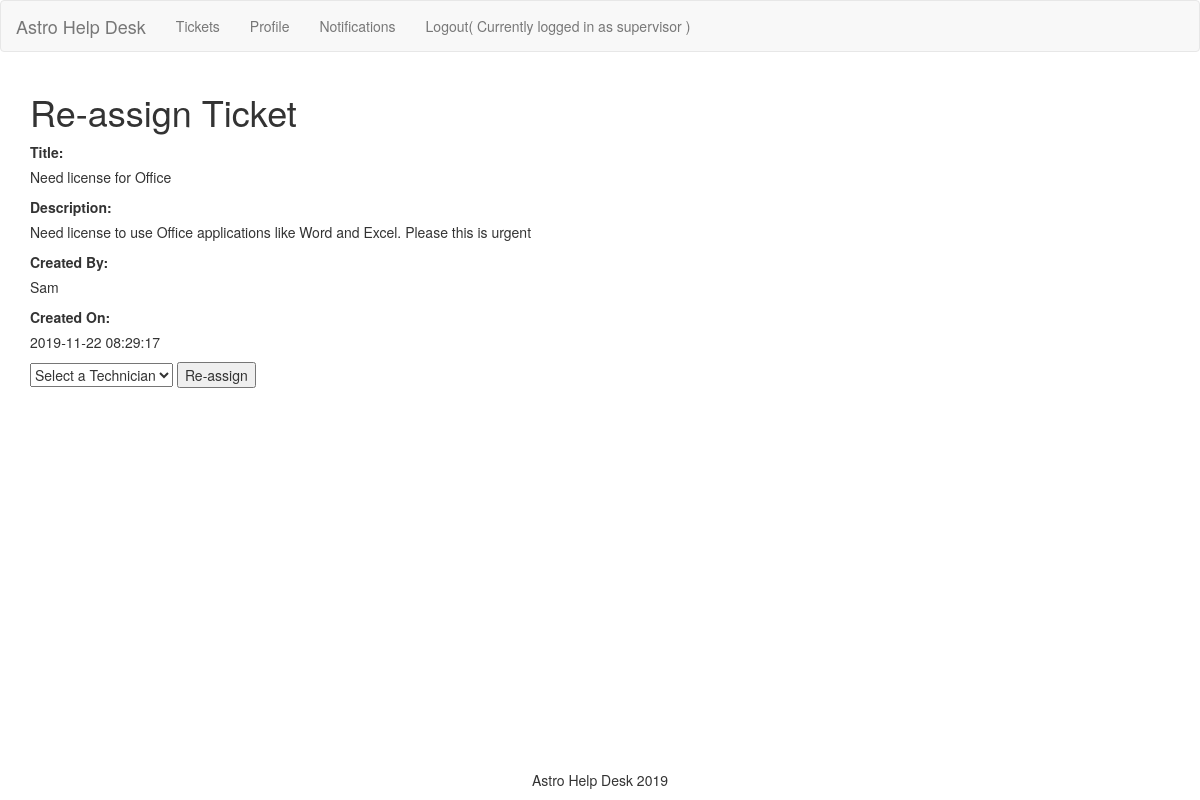
Screenshot of /Ticket/reassignTicket/8 (signed in) with the database file from the repository.
### tables this page shows
CREATE TABLE `ticket` (
  `ticket_id` int(11) NOT NULL,
  `title` varchar(50) NOT NULL,
  `description` varchar(500) NOT NULL,
  `created_by` int(11) NOT NULL,
  `created_on` datetime NOT NULL,
  `ticket_status` varchar(50) NOT NULL,
  `urgency` varchar(50) DEFAULT NULL,
  `priority` varchar(50) DEFAULT NULL,
  `closed_on` datetime DEFAULT NULL,
  `assigned_to` int(11) DEFAULT NULL
);

CREATE TABLE `user` (
  `user_id` int(11) NOT NULL,
  `username` varchar(50) NOT NULL,
  `password` varchar(300) NOT NULL,
  `name` varchar(100) NOT NULL,
  `email` varchar(100) NOT NULL,
  `phone_number` varchar(100) NOT NULL,
  `address` varchar(300) NOT NULL,
  `job_type` varchar(100) NOT NULL,
  `user_type` varchar(50) NOT NULL,
  `status` varchar(50) NOT NULL
);

### app/core/App.php (called while the page is built, shortened)
<?php
class App
{
	protected $method = 'login';
	public function __construct(){
		$url = $this->parseURL();
		unset($url[0]);
		$this->controller = new $this->controller();
		if(isset($url[1])){
			if(method_exists($this->controller, $url[1])){
				$this->method = $url[1];
			}
			unset($url[1]);
		}
		$this->params = $url ? array_values($url) : [];
		call_user_func_array([$this->controller, $this->method], $this->params);
	}
	public function parseUrl(){
		if(isset($_GET['url'])){
			return explode('/', filter_var(rtrim($_GET['url'], '/'), FILTER_SANITIZE_URL));
		}
	}
}
?>

### index.php (called while the page is built, shortened)
<?php
$app = new App();
?>

### app/models/ticket.php (called while the page is built, shortened)
<?php
class Ticket extends Model{
    public function find($ticket_id){
        $stmt = self::$_connection->prepare("SELECT  * FROM Ticket  JOIN User ON Ticket.created_by = User.user_id WHERE ticket_id = :ticket_id");
        $stmt->execute(['ticket_id'=>$ticket_id]);
        $stmt->setFetchMode(PDO::FETCH_CLASS, 'Ticket');
        return $stmt->fetch();
    }
}
?>

### app/core/Model.php (called while the page is built, shortened)
<?php
class Model{
	public function __construct()
    {
        $server = 'localhost';
        $DBName = 'help_desk';
        $user = 'root';
        $pass = '';
    }
}
?>

### app/views/Ticket/reassign.php (the view, shortened to what this page needs)
<html>
<head>
	<link rel="stylesheet" type="text/css" href="/css/bootstrap.css" />
</head>
<body>
<div class="container">
	<h1>Re-assign Ticket</h1>
		<label>Title:</label>
		<p type ="text" readonly class="form-control-plaintext" name='title' ><?php echo $model['theTicket']->title; ?>  </p>
		<label>Description:</label>
		<p type ="text" readonly class="form-control-plaintext" name='title' ><?php echo $model['theTicket']->description; ?>  </p>
		<label>Created By:</label>
		<p type ="text" readonly class="form-control-plaintext" name='title' ><?php echo $model['theTicket']->name; ?>  </p>
		<label>Created On:</label>
		<p type ="text" readonly class="form-control-plaintext" name='title' ><?php echo $model['theTicket']->created_on; ?>  </p>
<form method='post'>
	<select name='techList'>
		<option value=""  selected="selected">Select a Technician</option>
	</select>
	<input type='submit' name='action' value='Re-assign' /> <br>
</form>
</div>
</body>
</html>

### rows the page displays
ticket: title "Need license for Office", description "Need license to use Office applications like Word and Excel. Please this is urgent", created_by.name "Sam", created_on "2019-11-22 08:29:17"

### other values shown
$_SESSION[username] "supervisor"
